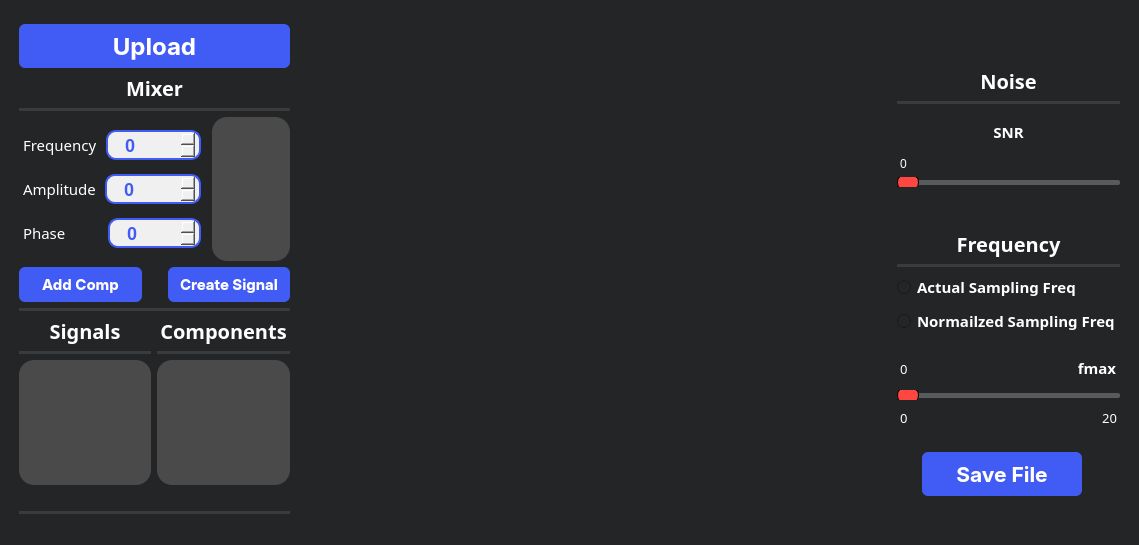
<?xml version="1.0" encoding="UTF-8"?>
<ui version="4.0">
 <class>MainWindow</class>
 <widget class="QMainWindow" name="MainWindow">
  <property name="geometry">
   <rect>
    <x>0</x>
    <y>0</y>
    <width>1139</width>
    <height>545</height>
   </rect>
  </property>
  <property name="windowTitle">
   <string>MainWindow</string>
  </property>
  <property name="styleSheet">
   <string notr="true">background-color: #242526;</string>
  </property>
  <widget class="QWidget" name="centralwidget">
   <layout class="QGridLayout" name="gridLayout">
    <item row="0" column="0">
     <layout class="QHBoxLayout" name="horizontalLayout_9" stretch="2,0,4,0,0">
      <item>
       <layout class="QVBoxLayout" name="verticalLayout_5">
        <property name="leftMargin">
         <number>10</number>
        </property>
        <property name="topMargin">
         <number>15</number>
        </property>
        <property name="rightMargin">
         <number>0</number>
        </property>
        <item>
         <widget class="QPushButton" name="uploadButton">
          <property name="enabled">
           <bool>true</bool>
          </property>
          <property name="sizePolicy">
           <sizepolicy hsizetype="Minimum" vsizetype="Fixed">
            <horstretch>0</horstretch>
            <verstretch>0</verstretch>
           </sizepolicy>
          </property>
          <property name="font">
           <font>
            <family>-apple-system</family>
            <pointsize>18</pointsize>
            <weight>75</weight>
            <bold>true</bold>
           </font>
          </property>
          <property name="styleSheet">
           <string notr="true">QPushButton{
  appearance: button;
  backface-visibility: hidden;
  background-color: #405cf5;
  border-radius: 6px;
  border-width: 0;
  box-shadow: rgba(50, 50, 93, .1) 0 0 0 1px inset,rgba(50, 50, 93, .1) 0 2px 5px 0,rgba(0, 0, 0, .07) 0 1px 1px 0;
  box-sizing: border-box;
  color: #fff;
  cursor: pointer;
  font-family: -apple-system,system-ui,&quot;Segoe UI&quot;,Roboto,&quot;Helvetica Neue&quot;,Ubuntu,sans-serif;
  font-size: 100%;
  height: 44px;
  line-height: 1.15;

  outline: none;
  overflow: hidden;
  padding: 0 10px;
  position: relative;
  text-align: center;
  text-transform: none;
  transform: translateZ(0);
  transition: all .2s,box-shadow .08s ease-in;
  touch-action: manipulation;
  width:155px;
}
QPushButton:hover{
background-color: #283999;
}
QPushButton:pressed{
background-color: #1c2973;
}
</string>
          </property>
          <property name="text">
           <string>Upload</string>
          </property>
          <property name="icon">
           <iconset>
            <normaloff>:/Icons/Icons/upload-square-svgrepo-com.png</normaloff>:/Icons/Icons/upload-square-svgrepo-com.png</iconset>
          </property>
          <property name="iconSize">
           <size>
            <width>25</width>
            <height>25</height>
           </size>
          </property>
         </widget>
        </item>
        <item>
         <layout class="QVBoxLayout" name="verticalLayout_2">
          <item>
           <spacer name="verticalSpacer_7">
            <property name="orientation">
             <enum>Qt::Vertical</enum>
            </property>
            <property name="sizeType">
             <enum>QSizePolicy::Maximum</enum>
            </property>
            <property name="sizeHint" stdset="0">
             <size>
              <width>20</width>
              <height>20</height>
             </size>
            </property>
           </spacer>
          </item>
          <item>
           <widget class="QLabel" name="mixer">
            <property name="font">
             <font>
              <family>Overpass Black</family>
              <pointsize>-1</pointsize>
              <weight>75</weight>
              <bold>true</bold>
             </font>
            </property>
            <property name="styleSheet">
             <string notr="true">color:white;
font-size:20px;
margin: 0 0 ;</string>
            </property>
            <property name="text">
             <string>Mixer</string>
            </property>
            <property name="alignment">
             <set>Qt::AlignCenter</set>
            </property>
           </widget>
          </item>
          <item>
           <widget class="Line" name="line_11">
            <property name="styleSheet">
             <string notr="true">/* Line style */

  /* Set the width of the line */
  width: 20px;

  /* Set the height of the line */
  height: 5px;

  /* Set the background color of the line */
  background-color: #3a3b3c;

  /* Set the border of the line */
  border: 10px;

  /* Set the border radius of the line */
  border-radius:5px;

	margin: 0 0 0px 0;



</string>
            </property>
            <property name="orientation">
             <enum>Qt::Horizontal</enum>
            </property>
           </widget>
          </item>
          <item>
           <layout class="QHBoxLayout" name="horizontalLayout_8" stretch="2,2">
            <property name="rightMargin">
             <number>0</number>
            </property>
            <item>
             <layout class="QVBoxLayout" name="verticalLayout" stretch="0,0,0">
              <property name="spacing">
               <number>0</number>
              </property>
              <item>
               <layout class="QHBoxLayout" name="horizontalLayout" stretch="0,0">
                <item>
                 <widget class="QLabel" name="Frequency">
                  <property name="sizePolicy">
                   <sizepolicy hsizetype="Maximum" vsizetype="Maximum">
                    <horstretch>0</horstretch>
                    <verstretch>0</verstretch>
                   </sizepolicy>
                  </property>
                  <property name="font">
                   <font>
                    <family>Overpass SemiBold</family>
                    <pointsize>11</pointsize>
                    <weight>50</weight>
                    <bold>false</bold>
                    <kerning>true</kerning>
                   </font>
                  </property>
                  <property name="styleSheet">
                   <string notr="true">color:white;
font-weight:10000px;
margin: 5px 0 ;</string>
                  </property>
                  <property name="text">
                   <string>Frequency</string>
                  </property>
                 </widget>
                </item>
                <item>
                 <widget class="QSpinBox" name="freqSpinBox">
                  <property name="enabled">
                   <bool>true</bool>
                  </property>
                  <property name="styleSheet">
                   <string notr="true">/* QSpinBox */
QSpinBox {
    background-color: #f0f0f0; /* Light background color */
    color: #405cf5; /* Dark text color */
    border: 2px solid #405cf5; /* Add a border for a modern look */
    border-radius: 10px; /* Slightly rounder corners */
    padding: 3px 8px; /* Increase padding for spacing */
	padding-left: 15px;
	margin: 0 5px;
    font-weight: bold;
    font-size: 18px; /* Adjust font size */
    text-align: center;
	height:20px; 
width: 50px;
}

/* QSpinBox Up Button (on the right) */
QSpinBox::up-button {
	
	image: url(Icons/plus-circle.png);
    border-radius: 50%; /* Round button corners */
    width: 25px;
    height: 25px;
    subcontrol-position: right; /* Place the up-button on the right */
}

/* QSpinBox Down Button (on the left) */
QSpinBox::down-button {
	
	image: url(Icons/minus-circle.png);
    border-radius: 5px; /* Round button corners */
    width: 25px;
    height: 25px;
    subcontrol-position: left; /* Place the down-button on the left */
}

QSpinBox::up-button:hover, QSpinBox::down-button:hover {
    background-color: #9fadfa; /* Change button color on hover */
	 border-radius: 10px;
}
</string>
                  </property>
                 </widget>
                </item>
               </layout>
              </item>
              <item>
               <layout class="QHBoxLayout" name="horizontalLayout_6">
                <item>
                 <widget class="QLabel" name="Amplitude">
                  <property name="sizePolicy">
                   <sizepolicy hsizetype="Maximum" vsizetype="Maximum">
                    <horstretch>0</horstretch>
                    <verstretch>0</verstretch>
                   </sizepolicy>
                  </property>
                  <property name="font">
                   <font>
                    <family>Overpass SemiBold</family>
                    <pointsize>11</pointsize>
                    <weight>50</weight>
                    <bold>false</bold>
                   </font>
                  </property>
                  <property name="styleSheet">
                   <string notr="true">color:white;
font-weight:10000px;
margin: 5px 0 ;</string>
                  </property>
                  <property name="text">
                   <string>Amplitude</string>
                  </property>
                 </widget>
                </item>
                <item>
                 <widget class="QSpinBox" name="ampSpinBox">
                  <property name="enabled">
                   <bool>true</bool>
                  </property>
                  <property name="styleSheet">
                   <string notr="true">/* QSpinBox */
QSpinBox {
    background-color: #f0f0f0; /* Light background color */
    color: #405cf5; /* Dark text color */
    border: 2px solid #405cf5; /* Add a border for a modern look */
    border-radius: 10px; /* Slightly rounder corners */
    padding: 3px 8px; /* Increase padding for spacing */
	padding-left: 15px;
	margin: 0 5px;
    font-weight: bold;
    font-size: 18px; /* Adjust font size */
    text-align: center;
	height:20px; 
width: 50px;
}

/* QSpinBox Up Button (on the right) */
QSpinBox::up-button {
	
	image: url(Icons/plus-circle.png);
    border-radius: 50%; /* Round button corners */
    width: 25px;
    height: 25px;
    subcontrol-position: right; /* Place the up-button on the right */
}

/* QSpinBox Down Button (on the left) */
QSpinBox::down-button {
	
	image: url(Icons/minus-circle.png);
    border-radius: 5px; /* Round button corners */
    width: 25px;
    height: 25px;
    subcontrol-position: left; /* Place the down-button on the left */
}

QSpinBox::up-button:hover, QSpinBox::down-button:hover {
    background-color: #9fadfa; /* Change button color on hover */
	 border-radius: 10px;
}
</string>
                  </property>
                 </widget>
                </item>
               </layout>
              </item>
              <item>
               <layout class="QHBoxLayout" name="horizontalLayout_7">
                <property name="spacing">
                 <number>33</number>
                </property>
                <item>
                 <widget class="QLabel" name="Phase">
                  <property name="sizePolicy">
                   <sizepolicy hsizetype="Maximum" vsizetype="Maximum">
                    <horstretch>0</horstretch>
                    <verstretch>0</verstretch>
                   </sizepolicy>
                  </property>
                  <property name="font">
                   <font>
                    <family>Overpass SemiBold</family>
                    <pointsize>11</pointsize>
                    <weight>50</weight>
                    <bold>false</bold>
                   </font>
                  </property>
                  <property name="styleSheet">
                   <string notr="true">color:white;
font-weight:10000px;
margin: 5px 0 ;</string>
                  </property>
                  <property name="text">
                   <string>Phase</string>
                  </property>
                 </widget>
                </item>
                <item>
                 <widget class="QSpinBox" name="phaseSpinBox">
                  <property name="enabled">
                   <bool>true</bool>
                  </property>
                  <property name="styleSheet">
                   <string notr="true">/* QSpinBox */
QSpinBox {
    background-color: #f0f0f0; /* Light background color */
    color: #405cf5; /* Dark text color */
    border: 2px solid #405cf5; /* Add a border for a modern look */
    border-radius: 10px; /* Slightly rounder corners */
    padding: 3px 8px; /* Increase padding for spacing */
	padding-left: 15px;
	margin: 0 5px;
    font-weight: bold;
    font-size: 18px; /* Adjust font size */
    text-align: center;
	height:20px; 
width: 50px;
}

/* QSpinBox Up Button (on the right) */
QSpinBox::up-button {
	
	image: url(Icons/plus-circle.png);
    border-radius: 50%; /* Round button corners */
    width: 25px;
    height: 25px;
    subcontrol-position: right; /* Place the up-button on the right */
}

/* QSpinBox Down Button (on the left) */
QSpinBox::down-button {
	
	image: url(Icons/minus-circle.png);
    border-radius: 5px; /* Round button corners */
    width: 25px;
    height: 25px;
    subcontrol-position: left; /* Place the down-button on the left */
}

QSpinBox::up-button:hover, QSpinBox::down-button:hover {
    background-color: #9fadfa; /* Change button color on hover */
	 border-radius: 10px;
}
</string>
                  </property>
                 </widget>
                </item>
               </layout>
              </item>
             </layout>
            </item>
            <item>
             <widget class="QListWidget" name="attrList">
              <property name="styleSheet">
               <string notr="true">QListWidget {
    background-color: #4a4a4a; /* Background color of the list widget */
    /*border: 1px solid #c0c0c0; /* Border color and width */
    padding: 5px; /* Padding around the list items */
	border-radius: 15px;
}

QListWidget::item {
    background-color: #4a4a4a; /* Background color of each list item */
    padding: 5px; /* Padding inside each list item */
    border-bottom: 1px solid #c0c0c0; /* Separator between list items */
    border-radius: 15px; /* Border radius for rounded corners */
	color: #ffffff;
}


QListWidget::item:selected {
    background-color: #3399ff; /* Background color of selected item */
    color: #ffffff; /* Text color of selected item */
}

QListWidget::item:hover {
    background-color: #e0e0e0; /* Background color when hovering over an item */
}
</string>
              </property>
             </widget>
            </item>
           </layout>
          </item>
          <item>
           <layout class="QHBoxLayout" name="horizontalLayout_2">
            <item>
             <widget class="QPushButton" name="addComponent">
              <property name="font">
               <font>
                <family>-apple-system</family>
                <pointsize>11</pointsize>
                <weight>75</weight>
                <bold>true</bold>
               </font>
              </property>
              <property name="styleSheet">
               <string notr="true">QPushButton{
  appearance: button;
  backface-visibility: hidden;
  background-color: #405cf5;
  border-radius: 6px;
  border-width: 0;
  box-shadow: rgba(50, 50, 93, .1) 0 0 0 1px inset,rgba(50, 50, 93, .1) 0 2px 5px 0,rgba(0, 0, 0, .07) 0 1px 1px 0;
  box-sizing: border-box;
  color: #fff;
  cursor: pointer;
  font-family: -apple-system,system-ui,&quot;Segoe UI&quot;,Roboto,&quot;Helvetica Neue&quot;,Ubuntu,sans-serif;
  font-size: 100%;
  height: 35px;
  line-height: 1.15;

  outline: none;
  overflow: hidden;
  padding: 0 5px;
  position: relative;
  text-align: center;
  text-transform: none;
  transform: translateZ(0);
  transition: all .2s,box-shadow .08s ease-in;
  touch-action: manipulation;
  width:100px;
}
QPushButton:hover{
background-color: #283999;
}
QPushButton:pressed{
background-color: #1c2973;
}
</string>
              </property>
              <property name="text">
               <string>Add Comp</string>
              </property>
             </widget>
            </item>
            <item>
             <spacer name="horizontalSpacer_3">
              <property name="orientation">
               <enum>Qt::Horizontal</enum>
              </property>
              <property name="sizeType">
               <enum>QSizePolicy::Maximum</enum>
              </property>
              <property name="sizeHint" stdset="0">
               <size>
                <width>20</width>
                <height>22</height>
               </size>
              </property>
             </spacer>
            </item>
            <item>
             <widget class="QPushButton" name="GenerateButton">
              <property name="font">
               <font>
                <family>-apple-system</family>
                <pointsize>11</pointsize>
                <weight>75</weight>
                <bold>true</bold>
               </font>
              </property>
              <property name="styleSheet">
               <string notr="true">QPushButton{
  appearance: button;
  backface-visibility: hidden;
  background-color: #405cf5;
  border-radius: 6px;
  border-width: 0;
  box-shadow: rgba(50, 50, 93, .1) 0 0 0 1px inset,rgba(50, 50, 93, .1) 0 2px 5px 0,rgba(0, 0, 0, .07) 0 1px 1px 0;
  box-sizing: border-box;
  color: #fff;
  cursor: pointer;
  font-family: -apple-system,system-ui,&quot;Segoe UI&quot;,Roboto,&quot;Helvetica Neue&quot;,Ubuntu,sans-serif;
  font-size: 100%;
  height: 35px;
  line-height: 1.15;

  outline: none;
  overflow: hidden;
  padding: 0 5px;
  position: relative;
  text-align: center;
  text-transform: none;
  transform: translateZ(0);
  transition: all .2s,box-shadow .08s ease-in;
  touch-action: manipulation;
  width:100px;
}
QPushButton:hover{
background-color: #283999;
}
QPushButton:pressed{
background-color: #1c2973;
}
</string>
              </property>
              <property name="text">
               <string>Create Signal</string>
              </property>
             </widget>
            </item>
           </layout>
          </item>
         </layout>
        </item>
        <item>
         <widget class="Line" name="line_7">
          <property name="styleSheet">
           <string notr="true">/* Line style */

  /* Set the width of the line */
  width: 20px;

  /* Set the height of the line */
  height: 5px;

  /* Set the background color of the line */
  background-color: #3a3b3c;

  /* Set the border of the line */
  border: 10px;

  /* Set the border radius of the line */
  border-radius:5px;



</string>
          </property>
          <property name="orientation">
           <enum>Qt::Horizontal</enum>
          </property>
         </widget>
        </item>
        <item>
         <spacer name="verticalSpacer_9">
          <property name="orientation">
           <enum>Qt::Vertical</enum>
          </property>
          <property name="sizeType">
           <enum>QSizePolicy::Maximum</enum>
          </property>
          <property name="sizeHint" stdset="0">
           <size>
            <width>20</width>
            <height>20</height>
           </size>
          </property>
         </spacer>
        </item>
        <item>
         <layout class="QHBoxLayout" name="horizontalLayout_3">
          <item>
           <layout class="QVBoxLayout" name="verticalLayout_7">
            <item>
             <widget class="QLabel" name="Signals">
              <property name="font">
               <font>
                <family>Overpass Black</family>
                <pointsize>-1</pointsize>
                <weight>75</weight>
                <bold>true</bold>
               </font>
              </property>
              <property name="styleSheet">
               <string notr="true">color:white;
font-size:20px;
margin: 0 0 ;</string>
              </property>
              <property name="text">
               <string>Signals</string>
              </property>
              <property name="alignment">
               <set>Qt::AlignCenter</set>
              </property>
             </widget>
            </item>
            <item>
             <widget class="Line" name="line_12">
              <property name="styleSheet">
               <string notr="true">/* Line style */

  /* Set the width of the line */
  width: 20px;

  /* Set the height of the line */
  height: 5px;

  /* Set the background color of the line */
  background-color: #3a3b3c;

  /* Set the border of the line */
  border: 10px;

  /* Set the border radius of the line */
  border-radius:5px;

	margin: 0 0 0px 0;



</string>
              </property>
              <property name="orientation">
               <enum>Qt::Horizontal</enum>
              </property>
             </widget>
            </item>
            <item>
             <widget class="QListWidget" name="signalsList">
              <property name="styleSheet">
               <string notr="true">QListWidget {
    background-color: #4a4a4a; /* Background color of the list widget */
    /*border: 1px solid #c0c0c0; /* Border color and width */
    padding: 5px; /* Padding around the list items */
	border-radius: 15px;
}

QListWidget::item {
    background-color: #4a4a4a; /* Background color of each list item */
    padding: 5px; /* Padding inside each list item */
    border-bottom: 1px solid #c0c0c0; /* Separator between list items */
    border-radius: 15px; /* Border radius for rounded corners */
	color: #ffffff;
}


QListWidget::item:selected {
    background-color: #3399ff; /* Background color of selected item */
    color: #ffffff; /* Text color of selected item */
}

QListWidget::item:hover {
    background-color: #e0e0e0; /* Background color when hovering over an item */
}
</string>
              </property>
             </widget>
            </item>
            <item>
             <spacer name="verticalSpacer_8">
              <property name="orientation">
               <enum>Qt::Horizontal</enum>
              </property>
              <property name="sizeType">
               <enum>QSizePolicy::Maximum</enum>
              </property>
              <property name="sizeHint" stdset="0">
               <size>
                <width>30</width>
                <height>20</height>
               </size>
              </property>
             </spacer>
            </item>
           </layout>
          </item>
          <item>
           <layout class="QVBoxLayout" name="verticalLayout_8">
            <item>
             <widget class="QLabel" name="Components">
              <property name="font">
               <font>
                <family>Overpass Black</family>
                <pointsize>-1</pointsize>
                <weight>75</weight>
                <bold>true</bold>
               </font>
              </property>
              <property name="styleSheet">
               <string notr="true">color:white;
font-size:20px;
margin: 0 0 ;</string>
              </property>
              <property name="text">
               <string>Components</string>
              </property>
              <property name="alignment">
               <set>Qt::AlignCenter</set>
              </property>
             </widget>
            </item>
            <item>
             <widget class="Line" name="line_15">
              <property name="styleSheet">
               <string notr="true">/* Line style */

  /* Set the width of the line */
  width: 20px;

  /* Set the height of the line */
  height: 5px;

  /* Set the background color of the line */
  background-color: #3a3b3c;

  /* Set the border of the line */
  border: 10px;

  /* Set the border radius of the line */
  border-radius:5px;

	margin: 0 0 0px 0;



</string>
              </property>
              <property name="orientation">
               <enum>Qt::Horizontal</enum>
              </property>
             </widget>
            </item>
            <item>
             <widget class="QListWidget" name="componList">
              <property name="styleSheet">
               <string notr="true">QListWidget {
    background-color: #4a4a4a; /* Background color of the list widget */
    /*border: 1px solid #c0c0c0; /* Border color and width */
    padding: 5px; /* Padding around the list items */
	border-radius: 15px;
}

QListWidget::item {
    background-color: #4a4a4a; /* Background color of each list item */
    padding: 5px; /* Padding inside each list item */
    border-bottom: 1px solid #c0c0c0; /* Separator between list items */
    border-radius: 15px; /* Border radius for rounded corners */
	color: #ffffff;
}


QListWidget::item:selected {
    background-color: #3399ff; /* Background color of selected item */
    color: #ffffff; /* Text color of selected item */
}

QListWidget::item:hover {
    background-color: #e0e0e0; /* Background color when hovering over an item */
}
</string>
              </property>
             </widget>
            </item>
            <item>
             <spacer name="verticalSpacer_10">
              <property name="orientation">
               <enum>Qt::Horizontal</enum>
              </property>
              <property name="sizeType">
               <enum>QSizePolicy::Maximum</enum>
              </property>
              <property name="sizeHint" stdset="0">
               <size>
                <width>30</width>
                <height>20</height>
               </size>
              </property>
             </spacer>
            </item>
           </layout>
          </item>
         </layout>
        </item>
        <item>
         <layout class="QVBoxLayout" name="verticalLayout_4">
          <property name="spacing">
           <number>4</number>
          </property>
          <item>
           <layout class="QHBoxLayout" name="horizontalLayout_4"/>
          </item>
         </layout>
        </item>
        <item>
         <widget class="Line" name="line_8">
          <property name="styleSheet">
           <string notr="true">/* Line style */

  /* Set the width of the line */
  width: 20px;

  /* Set the height of the line */
  height: 5px;

  /* Set the background color of the line */
  background-color: #3a3b3c;

  /* Set the border of the line */
  border: 10px;

  /* Set the border radius of the line */
  border-radius:5px;



</string>
          </property>
          <property name="orientation">
           <enum>Qt::Horizontal</enum>
          </property>
         </widget>
        </item>
       </layout>
      </item>
      <item>
       <spacer name="horizontalSpacer">
        <property name="orientation">
         <enum>Qt::Horizontal</enum>
        </property>
        <property name="sizeHint" stdset="0">
         <size>
          <width>25</width>
          <height>20</height>
         </size>
        </property>
       </spacer>
      </item>
      <item>
       <layout class="QVBoxLayout" name="verticalLayout_6">
        <property name="leftMargin">
         <number>0</number>
        </property>
        <property name="topMargin">
         <number>10</number>
        </property>
        <item>
         <widget class="PlotWidget" name="graph1" native="true"/>
        </item>
        <item>
         <widget class="PlotWidget" name="graph2" native="true"/>
        </item>
        <item>
         <widget class="PlotWidget" name="graph3" native="true"/>
        </item>
        <item>
         <widget class="PlotWidget" name="graph4" native="true"/>
        </item>
       </layout>
      </item>
      <item>
       <spacer name="horizontalSpacer_2">
        <property name="orientation">
         <enum>Qt::Horizontal</enum>
        </property>
        <property name="sizeHint" stdset="0">
         <size>
          <width>25</width>
          <height>20</height>
         </size>
        </property>
       </spacer>
      </item>
      <item>
       <layout class="QVBoxLayout" name="verticalLayout_13">
        <property name="rightMargin">
         <number>10</number>
        </property>
        <item>
         <spacer name="verticalSpacer_2">
          <property name="orientation">
           <enum>Qt::Vertical</enum>
          </property>
          <property name="sizeType">
           <enum>QSizePolicy::Maximum</enum>
          </property>
          <property name="sizeHint" stdset="0">
           <size>
            <width>20</width>
            <height>80</height>
           </size>
          </property>
         </spacer>
        </item>
        <item>
         <widget class="QLabel" name="Noise">
          <property name="font">
           <font>
            <family>Overpass Black</family>
            <pointsize>-1</pointsize>
            <weight>75</weight>
            <bold>true</bold>
           </font>
          </property>
          <property name="styleSheet">
           <string notr="true">color:white;
font-size:20px;
margin: 0 0 ;</string>
          </property>
          <property name="text">
           <string>Noise</string>
          </property>
          <property name="alignment">
           <set>Qt::AlignCenter</set>
          </property>
         </widget>
        </item>
        <item>
         <widget class="Line" name="line_10">
          <property name="styleSheet">
           <string notr="true">/* Line style */

  /* Set the width of the line */
  width: 20px;

  /* Set the height of the line */
  height: 5px;

  /* Set the background color of the line */
  background-color: #3a3b3c;

  /* Set the border of the line */
  border: 10px;

  /* Set the border radius of the line */
  border-radius:5px;

	margin: 0 0 0px 0;



</string>
          </property>
          <property name="orientation">
           <enum>Qt::Horizontal</enum>
          </property>
         </widget>
        </item>
        <item>
         <layout class="QVBoxLayout" name="verticalLayout_12">
          <item>
           <widget class="QLabel" name="SNR">
            <property name="font">
             <font>
              <family>Overpass SemiBold</family>
              <pointsize>11</pointsize>
              <weight>75</weight>
              <bold>true</bold>
             </font>
            </property>
            <property name="styleSheet">
             <string notr="true">color:white;
font-weight:10000px;
margin-top: 7px;</string>
            </property>
            <property name="text">
             <string>SNR</string>
            </property>
            <property name="alignment">
             <set>Qt::AlignHCenter|Qt::AlignTop</set>
            </property>
           </widget>
          </item>
          <item>
           <widget class="QLabel" name="snrLabel">
            <property name="styleSheet">
             <string notr="true">color:white;
margin-top: 3px;
</string>
            </property>
            <property name="text">
             <string>0</string>
            </property>
           </widget>
          </item>
          <item>
           <widget class="QSlider" name="noiseSlider">
            <property name="styleSheet">
             <string notr="true">/* Style for the QSlider */

/* Background of the slider track */
QSlider {
background-color: transparent;
height: 10px; /* Set the height of the track */

}

/* Style for the groove (track) */
QSlider::groove {
background: #595a5c; /* Color of the track */
border: 0px solid #999; /* Border of the track */
height: 5px; /* Set the height of the track */
border-radius: 2px; /* Round the corners of the track */
}

/* Style for the slider handle (thumb) */
QSlider::handle {
background: #FF4742; /* Color of the handle */
border: 1px solid ; /* Border of the handle */
width: 20px; /* Width of the handle */
height: 30px; /* Height of the handle */
margin: -5px 0; /* Negative margin to center the handle vertically */
border-radius: 7px; /* Round the corners of the handle to make it into a circle */
}

/* Style for the slider handle when pressed */
QSlider::handle:pressed {
background: #992a27; /* Color of the handle when pressed */
border: 1px solid #3498db; /* Border of the handle when pressed */
}</string>
            </property>
            <property name="orientation">
             <enum>Qt::Horizontal</enum>
            </property>
           </widget>
          </item>
         </layout>
        </item>
        <item>
         <spacer name="verticalSpacer_5">
          <property name="orientation">
           <enum>Qt::Vertical</enum>
          </property>
          <property name="sizeType">
           <enum>QSizePolicy::Maximum</enum>
          </property>
          <property name="sizeHint" stdset="0">
           <size>
            <width>20</width>
            <height>60</height>
           </size>
          </property>
         </spacer>
        </item>
        <item>
         <widget class="QLabel" name="Frequency_2">
          <property name="font">
           <font>
            <family>Overpass Black</family>
            <pointsize>-1</pointsize>
            <weight>75</weight>
            <bold>true</bold>
           </font>
          </property>
          <property name="styleSheet">
           <string notr="true">color:white;
font-size:20px;
margin: 0 0 ;</string>
          </property>
          <property name="text">
           <string>Frequency</string>
          </property>
          <property name="alignment">
           <set>Qt::AlignCenter</set>
          </property>
         </widget>
        </item>
        <item>
         <widget class="Line" name="line_9">
          <property name="styleSheet">
           <string notr="true">/* Line style */

  /* Set the width of the line */
  width: 20px;

  /* Set the height of the line */
  height: 5px;

  /* Set the background color of the line */
  background-color: #3a3b3c;

  /* Set the border of the line */
  border: 10px;

  /* Set the border radius of the line */
  border-radius:5px;

	margin: 0 0 0px 0;



</string>
          </property>
          <property name="orientation">
           <enum>Qt::Horizontal</enum>
          </property>
         </widget>
        </item>
        <item>
         <spacer name="verticalSpacer_11">
          <property name="orientation">
           <enum>Qt::Vertical</enum>
          </property>
          <property name="sizeType">
           <enum>QSizePolicy::Maximum</enum>
          </property>
          <property name="sizeHint" stdset="0">
           <size>
            <width>20</width>
            <height>13</height>
           </size>
          </property>
         </spacer>
        </item>
        <item>
         <layout class="QVBoxLayout" name="verticalLayout_11">
          <item>
           <widget class="QRadioButton" name="actualRadio">
            <property name="font">
             <font>
              <family>Overpass SemiBold</family>
              <pointsize>11</pointsize>
              <weight>75</weight>
              <bold>true</bold>
             </font>
            </property>
            <property name="styleSheet">
             <string notr="true">color:white;
font-weight:10000px;</string>
            </property>
            <property name="text">
             <string>Actual Sampling Freq</string>
            </property>
           </widget>
          </item>
          <item>
           <widget class="QRadioButton" name="normalRadio">
            <property name="font">
             <font>
              <family>Overpass SemiBold</family>
              <pointsize>11</pointsize>
              <weight>75</weight>
              <bold>true</bold>
             </font>
            </property>
            <property name="styleSheet">
             <string notr="true">color:white;
font-weight:10000px;</string>
            </property>
            <property name="text">
             <string>Normailzed Sampling Freq</string>
            </property>
           </widget>
          </item>
          <item>
           <spacer name="verticalSpacer_6">
            <property name="orientation">
             <enum>Qt::Vertical</enum>
            </property>
            <property name="sizeType">
             <enum>QSizePolicy::Maximum</enum>
            </property>
            <property name="sizeHint" stdset="0">
             <size>
              <width>20</width>
              <height>20</height>
             </size>
            </property>
           </spacer>
          </item>
          <item>
           <layout class="QHBoxLayout" name="horizontalLayout_10">
            <item>
             <widget class="QLabel" name="indicatLabel">
              <property name="font">
               <font>
                <family>Overpass Medium</family>
                <pointsize>10</pointsize>
               </font>
              </property>
              <property name="styleSheet">
               <string notr="true">color:white;
margin-top: 3px;</string>
              </property>
              <property name="text">
               <string>0</string>
              </property>
             </widget>
            </item>
            <item>
             <widget class="QLabel" name="fmaxLabel">
              <property name="font">
               <font>
                <family>Overpass SemiBold</family>
                <pointsize>11</pointsize>
                <weight>75</weight>
                <bold>true</bold>
               </font>
              </property>
              <property name="styleSheet">
               <string notr="true">color:white;
font-weight:10000px;
margin-top: 3px;</string>
              </property>
              <property name="text">
               <string>fmax</string>
              </property>
              <property name="alignment">
               <set>Qt::AlignRight|Qt::AlignTop|Qt::AlignTrailing</set>
              </property>
             </widget>
            </item>
           </layout>
          </item>
          <item>
           <layout class="QVBoxLayout" name="verticalLayout_10">
            <item>
             <layout class="QVBoxLayout" name="verticalLayout_9">
              <item>
               <widget class="QSlider" name="sampleSlider">
                <property name="styleSheet">
                 <string notr="true">/* Style for the QSlider */

/* Background of the slider track */
QSlider {
background-color: transparent;
height: 10px; /* Set the height of the track */
margin:0 0;
}

/* Style for the groove (track) */
QSlider::groove {
background: #595a5c; /* Color of the track */
border: 0px solid #999; /* Border of the track */
height: 5px; /* Set the height of the track */
border-radius: 2px; /* Round the corners of the track */
margin:0 0;
}

/* Style for the slider handle (thumb) */
QSlider::handle {
background: #FF4742; /* Color of the handle */
border: 1px solid ; /* Border of the handle */
width: 20px; /* Width of the handle */
height: 30px; /* Height of the handle */
margin: -5px 0; /* Negative margin to center the handle vertically */
border-radius: 7px; /* Round the corners of the handle to make it into a circle */
}

/* Style for the slider handle when pressed */
QSlider::handle:pressed {
background: #992a27; /* Color of the handle when pressed */
border: 1px solid #3498db; /* Border of the handle when pressed */
}</string>
                </property>
                <property name="orientation">
                 <enum>Qt::Horizontal</enum>
                </property>
               </widget>
              </item>
              <item>
               <layout class="QHBoxLayout" name="horizontalLayout_5">
                <item>
                 <widget class="QLabel" name="startLabel">
                  <property name="font">
                   <font>
                    <family>Overpass Medium</family>
                    <pointsize>10</pointsize>
                   </font>
                  </property>
                  <property name="styleSheet">
                   <string notr="true">color:white;
margin-top: 3px;</string>
                  </property>
                  <property name="text">
                   <string>0</string>
                  </property>
                 </widget>
                </item>
                <item>
                 <widget class="QLabel" name="endLabel">
                  <property name="font">
                   <font>
                    <family>Overpass Medium</family>
                    <pointsize>10</pointsize>
                   </font>
                  </property>
                  <property name="styleSheet">
                   <string notr="true">color:white;
margin-top: 3px;</string>
                  </property>
                  <property name="text">
                   <string>20</string>
                  </property>
                  <property name="alignment">
                   <set>Qt::AlignRight|Qt::AlignTrailing|Qt::AlignVCenter</set>
                  </property>
                 </widget>
                </item>
               </layout>
              </item>
             </layout>
            </item>
            <item>
             <spacer name="verticalSpacer_4">
              <property name="orientation">
               <enum>Qt::Vertical</enum>
              </property>
              <property name="sizeType">
               <enum>QSizePolicy::Maximum</enum>
              </property>
              <property name="sizeHint" stdset="0">
               <size>
                <width>20</width>
                <height>30</height>
               </size>
              </property>
             </spacer>
            </item>
           </layout>
          </item>
         </layout>
        </item>
        <item>
         <widget class="QPushButton" name="downloadButton">
          <property name="sizePolicy">
           <sizepolicy hsizetype="Maximum" vsizetype="Fixed">
            <horstretch>0</horstretch>
            <verstretch>0</verstretch>
           </sizepolicy>
          </property>
          <property name="font">
           <font>
            <family>-apple-system</family>
            <pointsize>16</pointsize>
            <weight>75</weight>
            <bold>true</bold>
           </font>
          </property>
          <property name="layoutDirection">
           <enum>Qt::LeftToRight</enum>
          </property>
          <property name="styleSheet">
           <string notr="true">QPushButton{
  appearance: button;
  backface-visibility: hidden;
  background-color: #405cf5;
  border-radius: 6px;
  border-width: 0;
  box-shadow: rgba(50, 50, 93, .1) 0 0 0 1px inset,rgba(50, 50, 93, .1) 0 2px 5px 0,rgba(0, 0, 0, .07) 0 1px 1px 0;
  box-sizing: border-box;
  color: #fff;
  cursor: pointer;
  font-family: -apple-system,system-ui,&quot;Segoe UI&quot;,Roboto,&quot;Helvetica Neue&quot;,Ubuntu,sans-serif;
  font-size: 100%;
  height: 44px;
  line-height: 1.15;
  margin: 0 0 0 25px;
  outline: none;
  overflow: hidden;
  padding: 0 10px;
  position: relative;
  text-align: center;
  text-transform: none;
  transform: translateZ(0);
  transition: all .2s,box-shadow .08s ease-in;
  touch-action: manipulation;
  width:140px;
}
QPushButton:hover{
background-color: #283999;
}
QPushButton:pressed{
background-color: #1c2973;
}
</string>
          </property>
          <property name="text">
           <string>Save File</string>
          </property>
          <property name="icon">
           <iconset>
            <normaloff>:/Icons/Icons/save-svgrepo-com.png</normaloff>:/Icons/Icons/save-svgrepo-com.png</iconset>
          </property>
          <property name="iconSize">
           <size>
            <width>30</width>
            <height>27</height>
           </size>
          </property>
         </widget>
        </item>
        <item>
         <spacer name="verticalSpacer_3">
          <property name="orientation">
           <enum>Qt::Vertical</enum>
          </property>
          <property name="sizeHint" stdset="0">
           <size>
            <width>20</width>
            <height>40</height>
           </size>
          </property>
         </spacer>
        </item>
       </layout>
      </item>
     </layout>
    </item>
   </layout>
  </widget>
  <widget class="QMenuBar" name="menubar">
   <property name="geometry">
    <rect>
     <x>0</x>
     <y>0</y>
     <width>1139</width>
     <height>26</height>
    </rect>
   </property>
  </widget>
  <widget class="QStatusBar" name="statusbar"/>
 </widget>
 <customwidgets>
  <customwidget>
   <class>PlotWidget</class>
   <extends>QWidget</extends>
   <header location="global">pyqtgraph</header>
   <container>1</container>
  </customwidget>
 </customwidgets>
 <resources/>
 <connections/>
</ui>
